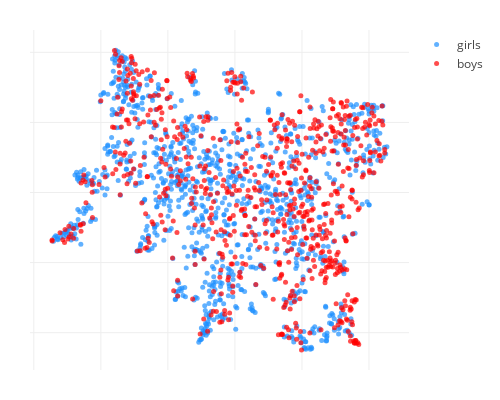

Notebook source saved alongside this figure:
### Code cell
marker_style1 = dict(size=5, opacity=0.7, color='dodgerblue')
marker_style2 = dict(size=5, opacity=0.7, color='red')

data = [go.Scatter(x=X1, y=Y1, text=Text1, marker=marker_style1,
                   name='girls', mode='markers', hoverinfo='text'),
        go.Scatter(x=X2, y=Y2, text=Text2, marker=marker_style2,
                   name='boys', mode='markers', hoverinfo='text')]

axis_style = dict(showticklabels=False, zeroline=False)

margin = dict(l=30, r=30, b=30, t=30)

layout = go.Layout(height=400, width=500,
                    margin=margin, hovermode='closest',
                    xaxis=axis_style, yaxis=axis_style)

fig = go.Figure(data=data, layout=layout)
py.iplot(fig, show_link=False)

### Figure 1 — Plotly figure (JSON) as saved in the notebook; plotly's stock layout.template omitted (floating-point values rounded to 4 significant figures; data arrays with more than 128 entries replaced by an {"elided": "..."} marker saying what was removed)
{"data": [{"hoverinfo": "text", "marker": {"color": "dodgerblue", "opacity": 0.7, "size": 5}, "mode": "markers", "name": "girls", "text": {"elided": "1032 str values"}, "type": "scatter", "uid": "92622be2-c2f0-11e8-b1c0-3c15c2cf2370", "x": {"elided": "1032 float values"}, "y": {"elided": "1032 float values"}}, {"hoverinfo": "text", "marker": {"color": "red", "opacity": 0.7, "size": 5}, "mode": "markers", "name": "boys", "text": {"elided": "697 str values"}, "type": "scatter", "uid": "92622da4-c2f0-11e8-871a-3c15c2cf2370", "x": {"elided": "697 float values"}, "y": {"elided": "697 float values"}}], "layout": {"height": 400, "hovermode": "closest", "margin": {"b": 30, "l": 30, "r": 30, "t": 30}, "width": 500, "xaxis": {"showticklabels": false, "zeroline": false}, "yaxis": {"showticklabels": false, "zeroline": false}}}
